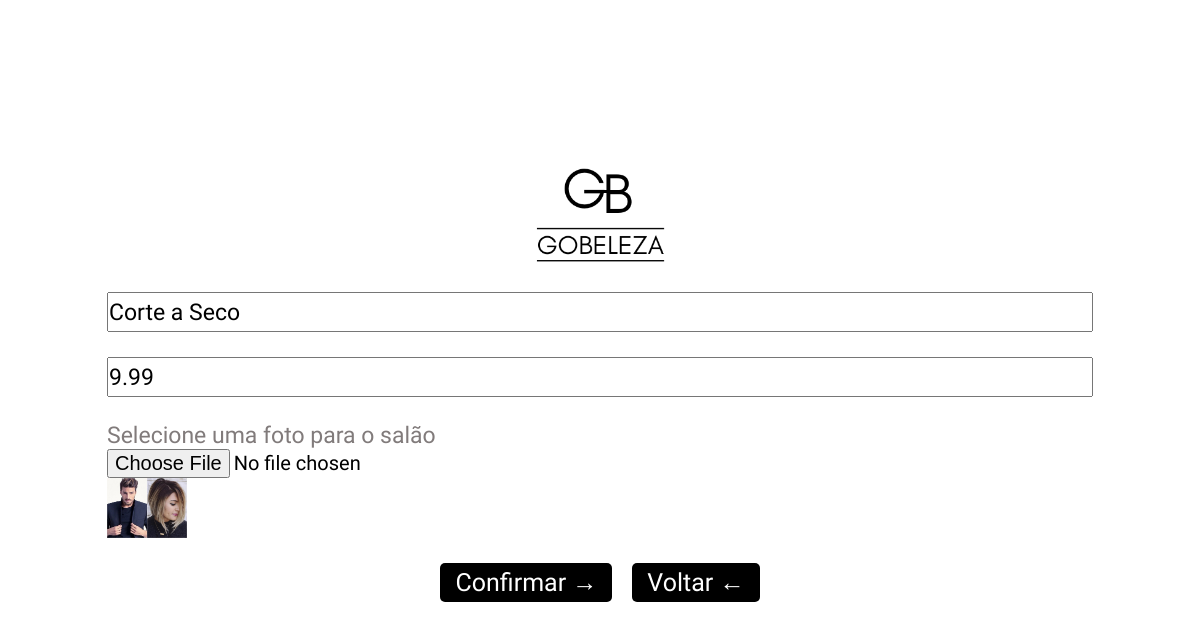
Screenshot of /projeto_final_final/projeto_final/view/produtos/editar_produtos.php?id=16 (signed in) with the database file from the repository.
### tables this page shows
CREATE TABLE `tbl_produto` (
  `id` int NOT NULL,
  `nome` varchar(300) NOT NULL,
  `imagem` varchar(100) NULL,
  `valor` decimal(10,2) NOT NULL
);

### projeto_final_final/projeto_final/view/produtos/editar_produtos.php (the view, shortened to what this page needs)
<?php
include "../../conn/conex.php";
$id = $_REQUEST['id'];
	if($id != null)
{
	 $id = $_REQUEST['id'];
}else
{
	header("Location: index.php");
}
	$sql = $pdo->prepare("SELECT * FROM `tbl_produto` where id = :id");
	$sql->bindParam(':id', $id);
	$sql->execute();
	$rowtabela = $sql->fetch(PDO::FETCH_ASSOC);
?>
<!DOCTYPE html>
<html lang="en">
<head>
    <link rel="stylesheet" href="editar_produtos.css">
</head>
<body>
    <div class='containerPage'>
        <img class='logo' src='../../assets/logo.png' alt="GoBeleza" />
        <form action="../../controller/atualizar/atualizar_produto.php" method="POST" id="formulario" enctype="multipart/form-data" class='form'>
            <div class='containerInput'>
                <input id="nome" name="nome" type="text" class='input' placeholder='Digite o nome do produto' value="<?= $rowtabela['nome'] ?>"  required/>
            </div>
            <div class='containerInput'>
                <input id="valor" name="valor" type="number" step="any" class='input' placeholder='Digite o valor do produto' value="<?= $rowtabela['valor'] ?>" required />
            </div>
            <div class='containerFile'>
                <label htmlFor="saloonImage">Selecione uma foto para o salão</label>
                <input class="file"  name="imagem" id="imagem" type='file' class='input' value="<?= $rowtabela['imagem']?> " />
                <img class="imageFile" src="<?= $rowtabela['imagem'] ?>" alt="">
            </div>
            <div class='buttons'>
                <button type="submit" class="button">Confirmar →</button>
                <a class="button" href="./listar_produtos.php">Voltar ←</a>
            </div>
        </form>
    </div>
</body>
</html>
</body>
</html>

### projeto_final_final/projeto_final/view/produtos/editar_produtos.css (style rules this page uses)
.containerPage { width: 100%; height: 100vh; display: flex; justify-content: center; align-items: center; flex-direction: column; padding: 2rem; gap: 3rem; }
.form { display: flex; width: 100%; flex-direction: column; justify-content: center; align-items: center; gap: 2.5rem; }
.logo { width: 13rem; }
.buttons { display: flex; gap: 2rem; }
.input { width: 100%; height:100%; height: 3.8rem; font-size: 2.3rem; }
.input::placeholder { font-weight: 400; color: var(--gray); }
.containerInput { width:85%; display:flex; flex-direction:column; justify-content:center; }
@media screen and (min-width:1044px) { .input { height: 4rem; } }
.containerFile { display: flex; justify-content: center; align-content: center; flex-direction: column; width: 85%; }
label { font-size: 2.3rem; color: var(--gray); }
.file { font-size: 1.7rem; }
@media screen and (min-width:768px) { .file { font-size: 2rem; } }
a { color:white !important; }
.imageFile { width: 8rem; }

### projeto_final_final/projeto_final/view/css/global.css (style rules this page uses)
:root { --gray: #817B7B; --black: #474747; }
a { color: var(--gray); }
* { padding: 0; margin: 0; box-sizing: border-box; text-overflow: ellipsis; text-decoration: none; list-style: none; scroll-behavior: smooth; font-family: 'Teko', sans-serif; }
html,body { font-size: 62.5%; }

### projeto_final_final/projeto_final/view/css/button.css (style rules this page uses)
.button { padding: .5rem 1.5rem; font-size: 2.5rem; background-color: black; color: white; border: 0; border-radius: .5rem; cursor: pointer; transition: .5s ease-in-out; width: auto; text-align: center !important; }

### rows the page displays
tbl_produto: nome "Corte a Seco", valor "9.99", imagem (picture)
